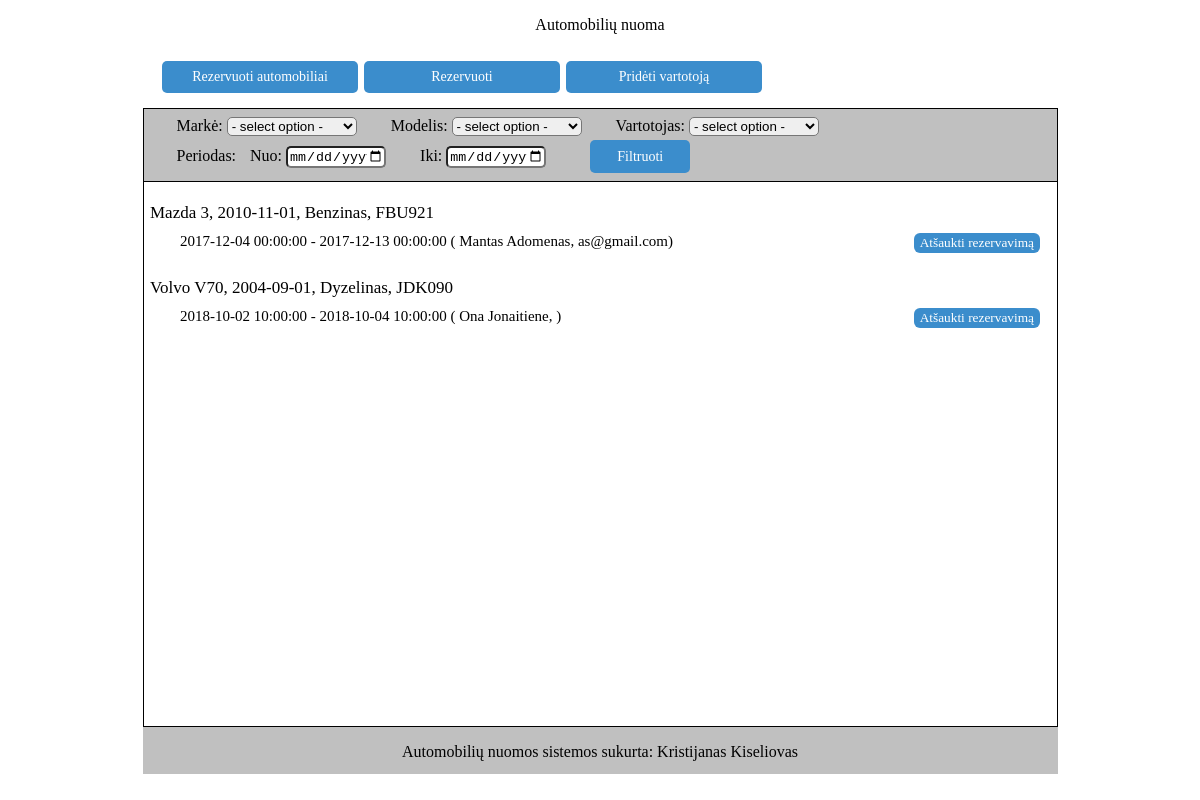
The app's page /index.php/ordered with its own data.
### tables this page shows
CREATE TABLE `rezervavimas` (
  `rid` int(9) UNSIGNED NOT NULL,
  `aid` smallint(4) UNSIGNED NOT NULL,
  `vid` smallint(6) UNSIGNED NOT NULL,
  `nuo` datetime NOT NULL,
  `iki` datetime NOT NULL
);

CREATE TABLE `automobiliai` (
  `aid` smallint(4) UNSIGNED NOT NULL,
  `numeris` varchar(6) DEFAULT NULL,
  `draudimas` date DEFAULT NULL,
  `marke` varchar(20) NOT NULL,
  `modelis` varchar(20) DEFAULT NULL,
  `metai` date DEFAULT NULL,
  `tipas` varchar(15) DEFAULT NULL,
  `turis` smallint(4) UNSIGNED DEFAULT NULL,
  `kuras` varchar(20) DEFAULT NULL,
  `kaina` smallint(5) DEFAULT NULL
);

CREATE TABLE `vartotojai` (
  `vid` smallint(6) UNSIGNED NOT NULL,
  `vardas` varchar(20) NOT NULL,
  `pavarde` varchar(20) DEFAULT NULL,
  `telefonas` varchar(10) NOT NULL,
  `epastas` varchar(20) DEFAULT NULL
);

### application/controllers/Ordered.php (called while the page is built, shortened)
<?php
class Ordered extends CI_Controller {
        public function __construct()
        {
                $this->load->model('ordered_model');
                $this->load->helper('url_helper');
        }
        public function index()
        {
        $data['get_auto'] = $this->ordered_model->get_auto();
        $data['get_user'] = $this->ordered_model->get_user();
        $this->load->helper('form');
        $this->load->library('form_validation');
        $data['title'] = ' ';
        $data['sujungimas'] = $this->ordered_model->sujungimas();
        $this->load->view('templates/header', $data);
        $this->load->view('ordered/view-ordered-list', $data);
        $this->load->view('templates/footer');
        }
}

### index.php (called while the page is built, shortened)
<?php
require_once BASEPATH.'core/CodeIgniter.php';

### application/models/Ordered_model.php (called while the page is built, shortened)
<?php
class Ordered_model extends CI_Model {
    public function get_auto()
        {
                $this->db->select('*');
                $this->db->from('automobiliai');
                $query = $this->db->get();
                return $query->result_array();
        }
    public function get_user()
        {
                $this->db->select('*');
                $this->db->from('vartotojai');
                $query = $this->db->get();
                return $query->result_array();
        }
  public function sujungimas()
  {
    $this->db->select('*');
    $this->db->from('rezervavimas');
    $this->db->join('automobiliai', 'rezervavimas.aid = automobiliai.aid', 'left');
    $this->db->join('vartotojai', 'rezervavimas.vid = vartotojai.vid' , 'left');
    $query = $this->db->get();
    return $query->result_array();
  }
}

### application/views/ordered/view-ordered-list.php (the view, shortened to what this page needs)
<br><br><br>
        <div class="list">
            <table id="filter">
                <tr>
                    <td>
                        <label>Markė:
                           <select name="marke" required id="selektas">
                               <option>- select option -</option>
                            </select>
                            </label>
                            <label>Modelis:
                                <select name="modelis" required id="selektas">
                                    <option>- select option -</option>
                            </select>
                            </label>
                            <label>Vartotojas:
                                <select name="vardas" required id="selektas">
                                          <option>- select option -</option>
                                 </select>
                        </label>
                    </td>
                </tr>
                <tr>
                    <td>
                       <label>Periodas:
                            <label for="nuo">Nuo:
                                <input id="nuo" name="nuo" type="datetime-local" required placeholder="2017-12-05 14:00:00" value="">
                            </label>
                            <label for="iki">Iki:
                                <input id="iki" name="iki" type="datetime-local" required placeholder="2017-12-30 21:00:00" value="" />
                            </label>
                        </label>
                        <input id="button" type="submit" name="submit" value="Filtruoti" >
                    </td>
                </tr>
            </table>
        </div>
        <div class="list">
            <table>
                <tr>
                    <td>
                      <br>
                       <div class="content-list">
                        <?php foreach ($sujungimas as $news_item): ?>
                                <div class="main">
                                        <div class="auto">
                                             <?php echo $news_item['marke']; ?>
                                             <?php echo $news_item['modelis'].", "; ?>
                                             <?php echo $news_item['metai'].", "; ?>
                                             <?php echo $news_item['kuras'].", "; ?>
                                             <?php echo $news_item['numeris']."</br>"; ?>
                                        </div>
                                        <div class="user">
                                             <?php echo $news_item['nuo']." - "; ?>
                                             <?php echo $news_item['iki']." ( "; ?>
                                             <?php echo $news_item['vardas']; ?>
                                             <?php echo $news_item['pavarde'].", "; ?>
                                             <?php echo $news_item['epastas'].") "; ?>
                                             <button onclick="window.location.href='<?php echo site_url('ordered/delete_row/'.$news_item['rid']);  ?>'">Atšaukti rezervavimą</button>
                                         </div>
                                         <br>
                                </div>
                        <?php endforeach; ?>
                        </div>
                    </td>
                </tr>
            </table>
            </div>
            <div class="footer">
                 Automobilių nuomos sistemos sukurta: Kristijanas Kiseliovas
            </div>

### application/views/templates/header.php (shortened to what this page needs)
<html>
        <head>
               <div class="header">
                <center><p>Automobilių nuoma</p></center>
                <table>
                    <Tr>
                     <td>
                         <nav>
                            <ul>
                                <li><a href="<?php $_SERVER['REQUEST_URI'] ?>/reservation-system-master/index.php/ordered">Rezervuoti automobiliai</a></li>
                                <li><a href="<?php $_SERVER['REQUEST_URI'] ?>/reservation-system-master/index.php/bookcar_controller/create_booking">Rezervuoti</a></li>
                                <li><a href="<?php $_SERVER['REQUEST_URI'] ?>/reservation-system-master/index.php/reservation/create">Pridėti vartotoją</a></li>
                            </ul>
                        </nav>
                    </td>
                </Tr>
                </table>
                </div>
                <br>
                <br>
                <br>
        </head>

### application/views/templates/footer.php
        </body>
</html>

### application/views/templates/header.php (style rules this page uses)
.header { width:100%; position:absolute; top:0; left:0; font-family: verdana; font-size: 16px; }
.header table { margin: auto auto; }
nav { padding: 5px 0 20px 0; width: 912px; margin:0 auto; list-style:none; }
ul { margin: 0; padding-left: 15px; }
li { display: inline; float: left; background-color: #3b8dcc; margin: 3px; border-radius: 5px; }
a { display: block; padding: 8px; text-align:center; width:180px; text-decoration:none; color: white; font-family: verdana; font-size: 14px; }

### application/views/ordered/view-ordered-list.php (style rules this page uses)
html,body { margin:0; padding:0; height:100%; }
.list table { width: 915px; border-top: 1px solid black; border-right: 1px solid black; border-left: 1px solid black; border-bottom: 1px solid black; margin: auto auto; }
#filter { padding-top: 5px; padding-bottom: 5px; padding-left: 20px; background-color: silver; font-family: verdana; border-bottom: none; }
#filter input, select { -moz-border-radius:5px; -webkit-border-radius: 5px; -khtml-border-radius: 5px; border-radius: 5px; width: 100px; }
label { padding-left: 10px; padding-right: 20px; }
select { width: 130px; }
#nuo { width: 150px; }
#iki { width: 150px; }
.content-list { min-height: 520px; width: 900px; font-family: verdana; margin: auto auto; }
#button { border: none; color: white; font-family: verdana; font-size: 14px; background-color: #3b8dcc; -moz-border-radius:5px; -webkit-border-radius: 5px; -khtml-border-radius: 5px; border-radius: 5px; width: 100px; height: 33px; }
.user { padding-left: 20px; margin: 10px; font-size: 15px; }
.user button { border: none; float: right; color: white; font-family: verdana; background-color: #3b8dcc; -moz-border-radius:5px; -webkit-border-radius: 5px; -khtml-border-radius: 5px; border-radius: 6px; height: 20px; }
.auto { font-size: 17px; }
.footer { margin: auto auto; right: 0; bottom: 0; left: 0; padding: 1rem; background-color: silver; text-align: center; height: 15px; width: 883px; font-family: verdana; }

### records on screen
rezervavimas: aid.marke "Mazda", aid.modelis "3", aid.metai "2010-11-01", aid.kuras "Benzinas", aid.numeris "FBU921", nuo "2017-12-04 00:00:00", iki "2017-12-13 00:00:00", vid.vardas "Mantas", vid.pavarde "Adomenas", vid.epastas "as@gmail.com"
rezervavimas: aid.marke "Volvo", aid.modelis "V70", aid.metai "2004-09-01", aid.kuras "Dyzelinas", aid.numeris "JDK090", nuo "2018-10-02 10:00:00", iki "2018-10-04 10:00:00", vid.vardas "Ona", vid.pavarde "Jonaitiene"
